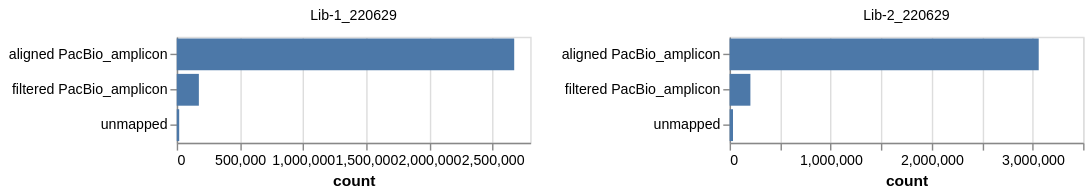

Source (Vega-Lite JSON):
### Vega-Lite specification from a JSON file in a GitHub repository (floating-point values rounded to 4 significant figures)
{"config": {"view": {"continuousWidth": 300, "continuousHeight": 300}}, "data": {"values": [{"category": "aligned PacBio_amplicon", "count": 2672923, "pacbioRun": "Lib-1_220629", "library": "Lib-1"}, {"category": "filtered PacBio_amplicon", "count": 175199, "pacbioRun": "Lib-1_220629", "library": "Lib-1"}, {"category": "unmapped", "count": 19379, "pacbioRun": "Lib-1_220629", "library": "Lib-1"}, {"category": "aligned PacBio_amplicon", "count": 3060344, "pacbioRun": "Lib-2_220629", "library": "Lib-2"}, {"category": "filtered PacBio_amplicon", "count": 205667, "pacbioRun": "Lib-2_220629", "library": "Lib-2"}, {"category": "unmapped", "count": 33533, "pacbioRun": "Lib-2_220629", "library": "Lib-2"}]}, "mark": {"type": "bar"}, "encoding": {"facet": {"columns": 2, "field": "pacbioRun", "title": null, "type": "nominal"}, "tooltip": [{"field": "category", "type": "nominal"}, {"field": "count", "type": "quantitative"}, {"field": "pacbioRun", "type": "nominal"}, {"field": "library", "type": "nominal"}], "x": {"field": "count", "type": "quantitative"}, "y": {"axis": {"title": null}, "field": "category", "type": "nominal"}}, "height": 75, "resolve": {"scale": {"x": "independent", "y": "independent"}}, "width": 250, "$schema": "https://vega.github.io/schema/vega-lite/v5.json"}
